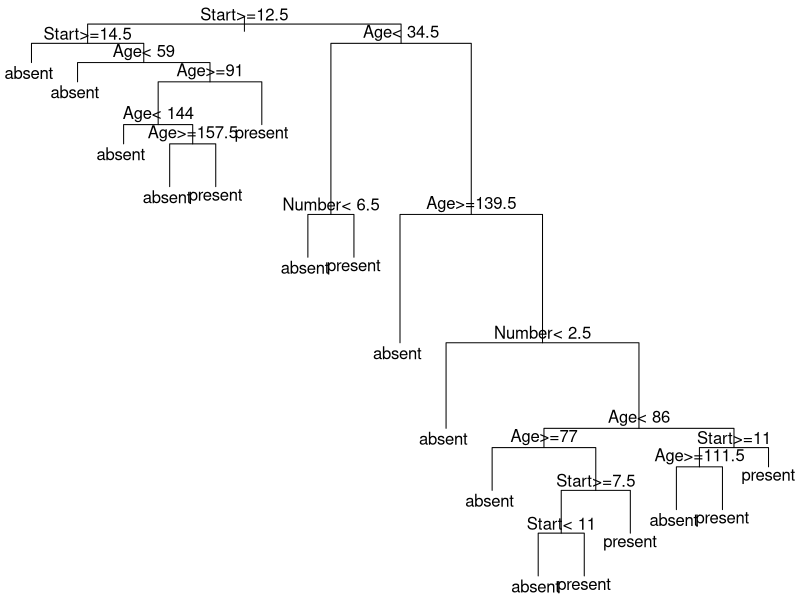

Reproduce this figure in R.
library(rpart)
data("kyphosis")
str(kyphosis)
floor_val<-floor(0.9*nrow(kyphosis)) 
train<-sample(nrow(kyphosis),size=floor_val) 
trainingData<-kyphosis[train,]  
testData<-kyphosis[-train,] 
kyphosis_fit<-rpart(Kyphosis~Age+Number+Start,parms=list(split='information'), minsplit=2, minbucket=1,data=trainingData,method='class')
par(mar = rep(0.1, 4))
plot(kyphosis_fit)
text(kyphosis_fit) 
summary(kyphosis_fit)
CPVal<-kyphosis_fit$cptable[which.min(kyphosis_fit$cptable[,"xerror"]),"CP"]
CPVal
pruned_fit<-prune(kyphosis_fit,cp=as.numeric(CPVal))
out<-predict(pruned_fit,newdata=testData,type="vector")
tab <- table(out, testData$Kyphosis)
tab
accuracy<-sum(diag(tab))/sum(tab)
accuracyPercentage<-accuracy*100
accuracyPercentage
